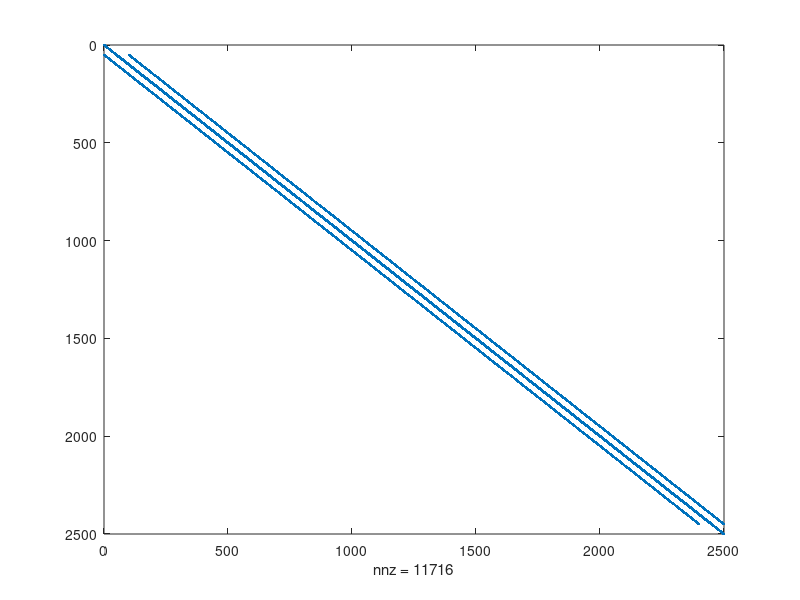
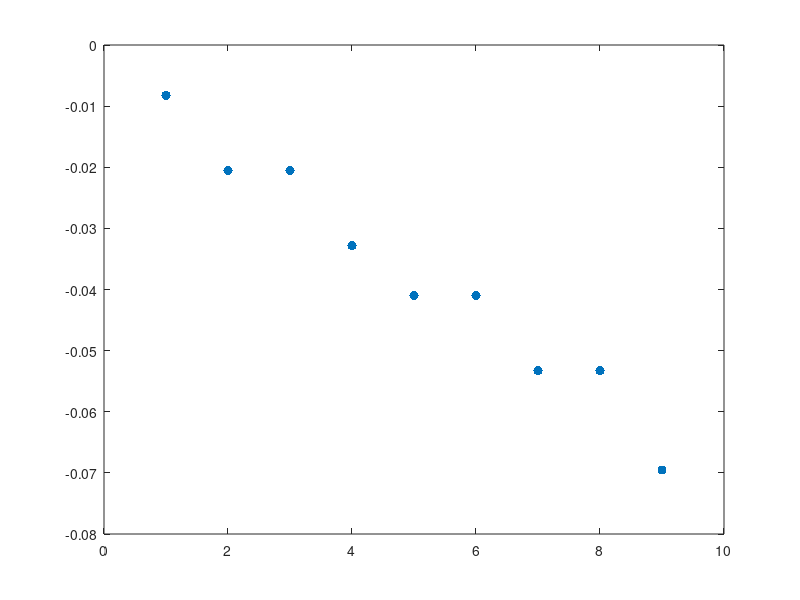
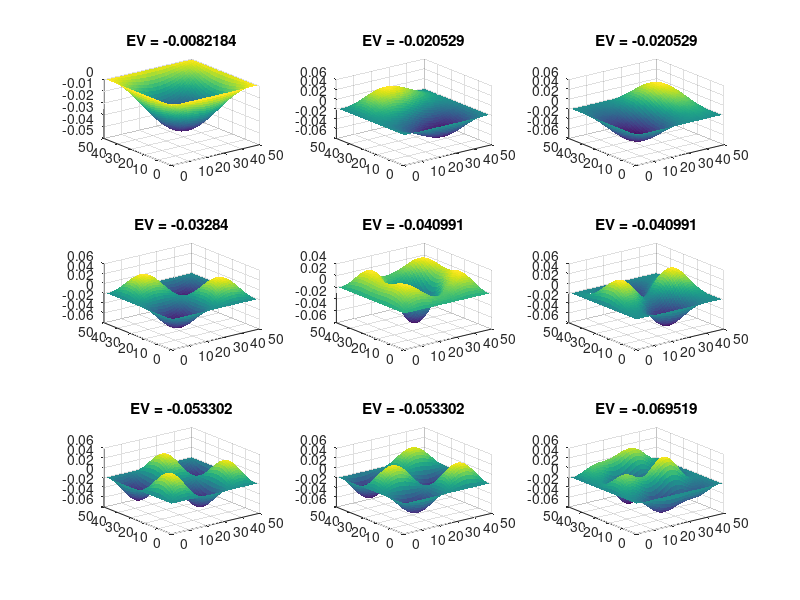

Here is the MATLAB script that generated these plots, in order:
clc
clear
close all

nx = 50;
ny = 50;
V = zeros(nx,ny);
G = sparse(nx*ny,nx*ny);

%% plot G matrix

for i=1:nx
    
    for j=1:ny
        
        n = j + ( i - 1 ) * ny; % mapping equation 
        
        if i == 1 || j == 1 || i == nx || j == ny % for boundary conditions
            
            G(n,:) = 0; % set all other entries to zero
            G(n,n) = 1; % set diagonals to one
            
        else % for bulk nodes (derived from FD equation)
            
            G(n,n) = -4;
            G(n,n+1) = 1; G(n,n-1) = 1; G(n,n+ny) = 1; G(n,n-ny) = 1;
            
        end
    end
end

figure;
spy(G)

%% plot eigenvalues

nmodes = 9;
[E,D] = eigs(G,nmodes,'SM');
figure;
plot(diag(D),'.','MarkerSize',20);

%% plot eigenvectors

figure;
np = ceil(sqrt(nmodes));
for k=1:nmodes
    M = E(:,k);
    for i=1:nx
        for j=1:ny
            n = j + ( i - 1 ) * ny;
            V(i,j) = M(n);
        end
        subplot(np,np,k), surf(V,'linestyle','none');
        title(['EV = ' num2str(D(k,k))])
    end
end
